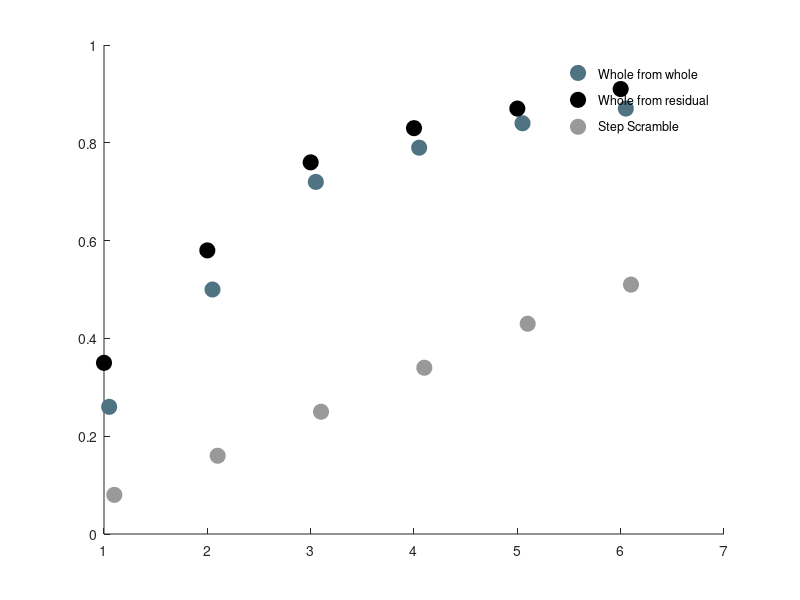

The MATLAB script that drew this image: (Note: this script raises an error after producing the figure.)
%% Figure 3b - summary synNum vs. VAF - Factor Analysis
avg.whole = [0.35 0.58 0.76 0.83 0.87 0.91];
avg.res2Whole = [0.26 0.50 0.72 0.79 0.84 0.87];
%avg.control = [0.32 0.48 0.55 0.62 0.67 0.71]; %step scramble - w2w
avg.control = [0.08 0.16 0.25 0.34 0.43 0.51]; %r2w


std.whole = [0.06 0.06 0.05 0.03 0.03 0.02];
std.res2Whole = [0.04 0.06 0.06 0.03 0.02 0.02];
%std.control = [0.04 0.06 0.06 0.06 0.05 0.02]; %step scramble = w2w
std.control = [0.02 0.03 0.03 0.04 0.05 0.04]; %r2w

synNums = 1:6;


figure
hold on

%--------------------plot means----------------------------------------
scatter(synNums + 0.05, avg.res2Whole, 120, 'MarkerEdgeColor', [.31, .45, .51], 'MarkerFaceColor', [.31, .45, .51])
scatter(synNums, avg.whole, 120, 'k', 'MarkerFaceColor', 'k')
scatter(synNums + 0.1, avg.control, 120, 'MarkerEdgeColor', [.6 .6 .6], 'MarkerFaceColor', [.6 .6 .6])

%legend 'Whole from whole' 'Whole from residual' 'Whole from step scramble (whole)'
legend 'Whole from whole' 'Whole from residual' 'Step Scramble'
legend boxoff

%--------------------plot std devs---------------------------------------
errorbar(synNums + 0.05, avg.res2Whole, std.res2Whole, 'LineStyle', 'none', 'Color', [.31, .45, .51])
errorbar(synNums, avg.whole, std.whole, 'LineStyle', 'none', 'Color', 'k')
errorbar(synNums + 0.1, avg.control, std.control, 'LineStyle', 'none', 'Color', [.6 .6 .6])

xlabel('Number of Synergies')
ylabel('VAF')
title('Summary - FA')

%scatter(synNums, avg.res, 'c', 'MarkerFaceColor', 'c')
set(gca, 'XTick', 1:6)
set(gca, 'YTick', [0 .2 .4 .6 .8 1])
set(gca, 'FontSize', 16)
set(gca, 'Color', 'none')

set(gca,'TickDir','out'); box off
ylim([0 1])
axis square